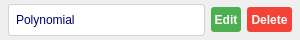
<?xml version="1.0" encoding="UTF-8"?>
<ui version="4.0">
 <class>PolynomialWidget</class>
 <widget class="QWidget" name="PolynomialWidget">
  <property name="geometry">
   <rect>
    <x>0</x>
    <y>0</y>
    <width>300</width>
    <height>40</height>
   </rect>
  </property>
  <property name="minimumSize">
   <size>
    <width>0</width>
    <height>40</height>
   </size>
  </property>
  <property name="styleSheet">
   <string notr="true">QWidget#CustomWidget {
    background-color: #f8f9fa;
    border: 1px solid #dee2e6;
    border-radius: 4px;
    margin: 2px;
}</string>
  </property>
  <layout class="QHBoxLayout" name="horizontalLayout">
   <property name="spacing">
    <number>6</number>
   </property>
   <property name="leftMargin">
    <number>8</number>
   </property>
   <property name="topMargin">
    <number>4</number>
   </property>
   <property name="rightMargin">
    <number>8</number>
   </property>
   <property name="bottomMargin">
    <number>4</number>
   </property>
   <item>
    <widget class="QLabel" name="label">
     <property name="minimumSize">
      <size>
       <width>150</width>
       <height>0</height>
      </size>
     </property>
     <property name="styleSheet">
      <string notr="true">QLabel {
    padding: 4px;
    border: 1px solid #ced4da;
    border-radius: 3px;
    background-color: white;
    color: #00006f;
}</string>
     </property>
     <property name="text">
      <string>Polynomial</string>
     </property>
    </widget>
   </item>
   <item>
    <widget class="QPushButton" name="editButton">
     <property name="minimumSize">
      <size>
       <width>30</width>
       <height>25</height>
      </size>
     </property>
     <property name="maximumSize">
      <size>
       <width>0</width>
       <height>25</height>
      </size>
     </property>
     <property name="styleSheet">
      <string notr="true">QPushButton {
    background-color: #4CAF50;
    color: white;
    border: none;
    border-radius: 3px;
    font-weight: bold;
}
QPushButton:hover {
    background-color: #45a049;
}
QPushButton:pressed {
    background-color: #3d8b40;
}
QPushButton:disabled {
    background-color: #cccccc;
}</string>
     </property>
     <property name="text">
      <string>Edit</string>
     </property>
    </widget>
   </item>
   <item>
    <widget class="QPushButton" name="deleteButton">
     <property name="minimumSize">
      <size>
       <width>45</width>
       <height>25</height>
      </size>
     </property>
     <property name="maximumSize">
      <size>
       <width>25</width>
       <height>25</height>
      </size>
     </property>
     <property name="styleSheet">
      <string notr="true">QPushButton {
    background-color: #f44336;
    color: white;
    border: none;
    border-radius: 3px;
    font-weight: bold;
}
QPushButton:hover {
    background-color: #da190b;
}
QPushButton:pressed {
    background-color: #ba0a00;
}
QPushButton:disabled {
    background-color: #cccccc;
}</string>
     </property>
     <property name="text">
      <string>Delete</string>
     </property>
    </widget>
   </item>
  </layout>
 </widget>
 <resources/>
 <connections/>
</ui>
